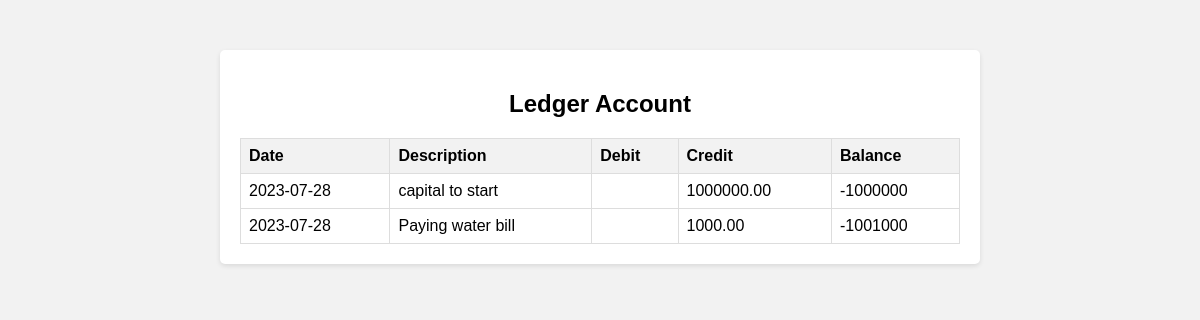
Screenshot of /pages/ledger_account_details.php?account_id=13 with the database file from the repository.
### tables this page shows
CREATE TABLE `journalentries` (
  `entry_id` int(11) NOT NULL,
  `transaction_id` int(11) NOT NULL,
  `account_id` int(11) NOT NULL,
  `debit_amount` decimal(10,2) DEFAULT NULL,
  `credit_amount` decimal(10,2) DEFAULT NULL
);

CREATE TABLE `transactions` (
  `transaction_id` int(11) NOT NULL,
  `transaction_date` date NOT NULL,
  `description` text DEFAULT NULL
);

### pages/ledger_account_details.php (the view, shortened to what this page needs)
<!DOCTYPE html>
<html>
<head>
    <link rel="stylesheet" type="text/css" href="./css/styles.css">
</head>
<body>
    <div class="content">
        <h2>Ledger Account</h2>
        <?php
        require_once './includes/connection.php';
        $account_id = $_GET['account_id'];
        $sql = "SELECT t.transaction_date, t.description, j.debit_amount, j.credit_amount
                FROM Transactions t
                INNER JOIN JournalEntries j ON t.transaction_id = j.transaction_id
                WHERE j.account_id = $account_id
                ORDER BY t.transaction_date";
        $result = $conn->query($sql);
        if ($result->num_rows > 0) {
            echo '<table>';
            echo '<tr><th>Date</th><th>Description</th><th>Debit</th><th>Credit</th><th>Balance</th></tr>';
            $balance = 0;
            while ($row = $result->fetch_assoc()) {
                $debit_amount = $row['debit_amount'];
                $credit_amount = $row['credit_amount'];
                $balance += ($debit_amount - $credit_amount);
                echo '<tr>';
                echo '<td>' . $row['transaction_date'] . '</td>';
                echo '<td>' . $row['description'] . '</td>';
                echo '<td>' . ($debit_amount > 0 ? $debit_amount : '') . '</td>';
                echo '<td>' . ($credit_amount > 0 ? $credit_amount : '') . '</td>';
                echo '<td>' . $balance . '</td>';
                echo '</tr>';
            }
            echo '</table>';
        } else {
            echo 'No transactions found for this account.';
        }
        ?>
    </div>
</body>
</html>

### pages/css/styles.css (style rules this page uses)
body { margin: 0; padding: 0; font-family: Arial, sans-serif; }
body { font-family: Arial, sans-serif; background-color: #f2f2f2; }
.content { max-width: 60%; margin: 0 auto; padding: 20px; margin-top: 50px; background-color: #ffffff; border-radius: 5px; box-shadow: 0 2px 5px rgba(0, 0, 0, 0.1); }
h2 { text-align: center; }
table { width: 100%; border-collapse: collapse; margin-top: 20px; }
th, td { border: 1px solid #ddd; padding: 8px; text-align: left; }
th { background-color: #f2f2f2; }

### rows the page displays
journalentries: transaction.transaction_date "2023-07-28", transaction.description "capital to start", credit_amount "1000000.00", balance "-1000000"
journalentries: transaction.transaction_date "2023-07-28", transaction.description "Paying water bill", credit_amount "1000.00", balance "-1001000"
